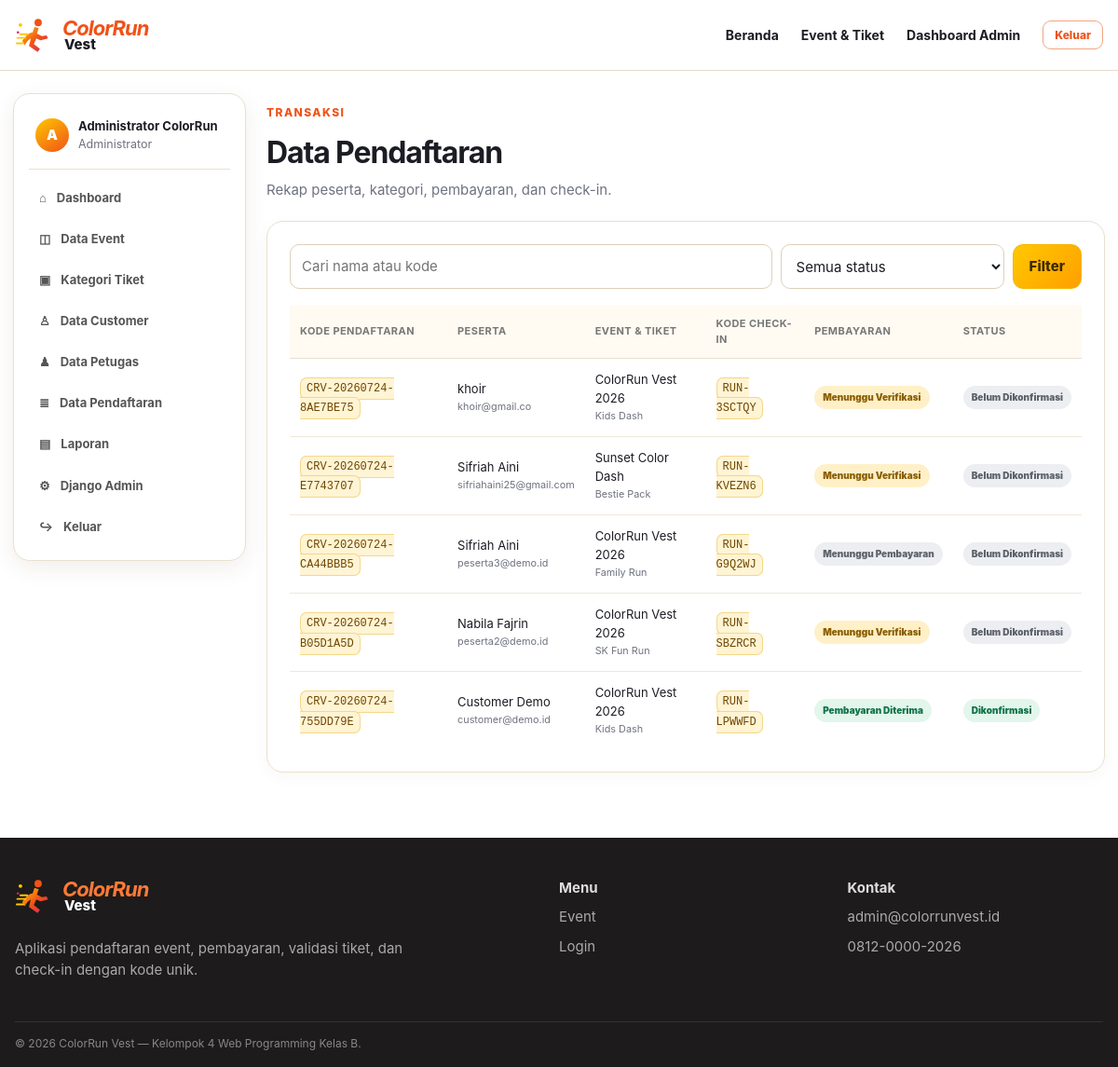
Screenshot of /administrator/pendaftaran/ (signed in) with the database file from the repository.
### customer/models.py (models this page shows, shortened)
class Pendaftaran(models.Model):
    class UkuranKaos(models.TextChoices):
        S = "S", "S"
        M = "M", "M"
        L = "L", "L"
        XL = "XL", "XL"
        XXL = "XXL", "XXL"
    class JenisKelamin(models.TextChoices):
        LAKI_LAKI = "L", "Laki-laki"
        PEREMPUAN = "P", "Perempuan"
    class StatusPendaftaran(models.TextChoices):
        BELUM_DIKONFIRMASI = "belum_dikonfirmasi", "Belum Dikonfirmasi"
        DIKONFIRMASI = "dikonfirmasi", "Dikonfirmasi"
        CHECK_IN = "check_in", "Sudah Check-in"
        SELESAI = "selesai", "Selesai"
        DIBATALKAN = "dibatalkan", "Dibatalkan"
    kode_pendaftaran = models.CharField(max_length=30, unique=True, editable=False)
    kode_check_in = models.CharField(max_length=12, unique=True, editable=False)
    customer = models.ForeignKey(Customer, on_delete=models.PROTECT, related_name="pendaftaran")
    event = models.ForeignKey("administrator.Event", on_delete=models.PROTECT, related_name="pendaftaran")
    kategori_tiket = models.ForeignKey(
        "administrator.KategoriTiket", on_delete=models.PROTECT, related_name="pendaftaran"
    )
    nama_lengkap = models.CharField(max_length=150)
    email = models.EmailField()
    nomor_hp = models.CharField(max_length=20)
    tanggal_lahir = models.DateField()
    jenis_kelamin = models.CharField(max_length=1, choices=JenisKelamin.choices)
    ukuran_kaos = models.CharField(max_length=3, choices=UkuranKaos.choices)
    nama_kontak_darurat = models.CharField(max_length=150)
    nomor_kontak_darurat = models.CharField(max_length=20)
    riwayat_penyakit = models.TextField(blank=True, help_text="Opsional. Kosongkan jika tidak ada.")
    harga_tiket = models.DecimalField(max_digits=12, decimal_places=2, validators=[MinValueValidator(0)])
    status_pendaftaran = models.CharField(
        max_length=30, choices=StatusPendaftaran.choices, default=StatusPendaftaran.BELUM_DIKONFIRMASI
    )
    waktu_pendaftaran = models.DateTimeField(auto_now_add=True)
    diperbarui_pada = models.DateTimeField(auto_now=True)
    catatan = models.TextField(blank=True)
    class Meta:
        verbose_name = "Pendaftaran"
        verbose_name_plural = "Pendaftaran"
        ordering = ["-waktu_pendaftaran"]
        indexes = [
            models.Index(fields=["kode_pendaftaran"]),
            models.Index(fields=["kode_check_in"]),
            models.Index(fields=["status_pendaftaran"]),
            models.Index(fields=["event"]),
        ]
        constraints = [
            models.UniqueConstraint(fields=["customer", "event"], name="satu_customer_satu_event")
        ]

class Pembayaran(models.Model):
    class MetodePembayaran(models.TextChoices):
        TRANSFER_BANK = "transfer_bank", "Transfer Bank"
        QRIS = "qris", "QRIS"
        TUNAI = "tunai", "Tunai"
    class StatusPembayaran(models.TextChoices):
        MENUNGGU_PEMBAYARAN = "menunggu_pembayaran", "Menunggu Pembayaran"
        MENUNGGU_VERIFIKASI = "menunggu_verifikasi", "Menunggu Verifikasi"
        DITOLAK = "ditolak", "Pembayaran Ditolak"
        DITERIMA = "diterima", "Pembayaran Diterima"
    pendaftaran = models.OneToOneField(Pendaftaran, on_delete=models.CASCADE, related_name="pembayaran")
    kode_pembayaran = models.CharField(max_length=30, unique=True, editable=False)
    metode_pembayaran = models.CharField(
        max_length=30, choices=MetodePembayaran.choices, default=MetodePembayaran.TRANSFER_BANK
    )
    jumlah_pembayaran = models.DecimalField(max_digits=12, decimal_places=2, validators=[MinValueValidator(0)])
    bukti_pembayaran = models.ImageField(
        upload_to="pembayaran/%Y/%m/", blank=True, null=True,
        validators=[FileExtensionValidator(allowed_extensions=["jpg", "jpeg", "png", "webp"])],
    )
    nama_pengirim = models.CharField(max_length=150, blank=True)
    bank_pengirim = models.CharField(max_length=100, blank=True)
    status_pembayaran = models.CharField(
        max_length=30, choices=StatusPembayaran.choices,
        default=StatusPembayaran.MENUNGGU_PEMBAYARAN,
    )
    tanggal_upload = models.DateTimeField(blank=True, null=True)
    diverifikasi_oleh = models.ForeignKey(
        "petugas.Petugas", on_delete=models.SET_NULL, null=True, blank=True,
        related_name="pembayaran_diverifikasi",
    )
    tanggal_verifikasi = models.DateTimeField(blank=True, null=True)
    alasan_penolakan = models.TextField(blank=True)
    catatan_petugas = models.TextField(blank=True)
    dibuat_pada = models.DateTimeField(auto_now_add=True)
    diperbarui_pada = models.DateTimeField(auto_now=True)
    class Meta:
        verbose_name = "Pembayaran"
        verbose_name_plural = "Pembayaran"
        ordering = ["-dibuat_pada"]
        indexes = [models.Index(fields=["status_pembayaran"]), models.Index(fields=["kode_pembayaran"])]

### administrator/models.py (models this page shows, shortened)
class Event(models.Model):
    class StatusEvent(models.TextChoices):
        DRAFT = "draft", "Draft"
        DIPUBLIKASIKAN = "dipublikasikan", "Dipublikasikan"
        BERLANGSUNG = "berlangsung", "Berlangsung"
        SELESAI = "selesai", "Selesai"
        DIBATALKAN = "dibatalkan", "Dibatalkan"
    nama_event = models.CharField(max_length=200)
    slug = models.SlugField(max_length=220, unique=True)
    poster_event = models.ImageField(
        upload_to="event/poster/", blank=True, null=True,
        validators=[FileExtensionValidator(allowed_extensions=["jpg", "jpeg", "png", "webp"])],
    )
    banner_event = models.ImageField(
        upload_to="event/banner/", blank=True, null=True,
        validators=[FileExtensionValidator(allowed_extensions=["jpg", "jpeg", "png", "webp"])],
    )
    deskripsi = models.TextField()
    tanggal_mulai = models.DateField()
    tanggal_selesai = models.DateField(blank=True, null=True)
    jam_mulai = models.TimeField()
    jam_selesai = models.TimeField(blank=True, null=True)
    lokasi = models.CharField(max_length=255)
    google_maps = models.URLField(blank=True)
    dress_code = models.CharField(max_length=200, blank=True)
    rute_color_run = models.TextField(blank=True)
    fasilitas = models.TextField(blank=True, help_text="Tuliskan satu fasilitas pada setiap baris.")
    hadiah_doorprize = models.TextField(blank=True)
    contact_person = models.CharField(max_length=100)
    nomor_contact_person = models.CharField(max_length=20)
    faq = models.TextField(blank=True, help_text="Tuliskan pertanyaan dan jawaban yang sering diajukan.")
    status = models.CharField(max_length=20, choices=StatusEvent.choices, default=StatusEvent.DRAFT)
    dibuat_oleh = models.ForeignKey(
        settings.AUTH_USER_MODEL, on_delete=models.SET_NULL, null=True, blank=True,
        related_name="event_dibuat",
    )
    dibuat_pada = models.DateTimeField(auto_now_add=True)
    diperbarui_pada = models.DateTimeField(auto_now=True)
    class Meta:
        verbose_name = "Event"
        verbose_name_plural = "Event"
        ordering = ["-tanggal_mulai", "-jam_mulai"]

class KategoriTiket(models.Model):
    event = models.ForeignKey(Event, on_delete=models.CASCADE, related_name="kategori_tiket")
    nama_kategori = models.CharField(max_length=100)
    deskripsi = models.TextField(blank=True)
    harga = models.DecimalField(max_digits=12, decimal_places=2, validators=[MinValueValidator(0)])
    kuota = models.PositiveIntegerField(validators=[MinValueValidator(1)])
    tanggal_penjualan_mulai = models.DateTimeField(default=timezone.now)
    tanggal_penjualan_selesai = models.DateTimeField(blank=True, null=True)
    aktif = models.BooleanField(default=True)
    dibuat_pada = models.DateTimeField(auto_now_add=True)
    diperbarui_pada = models.DateTimeField(auto_now=True)
    class Meta:
        verbose_name = "Kategori Tiket"
        verbose_name_plural = "Kategori Tiket"
        ordering = ["event", "harga"]
        constraints = [
            models.UniqueConstraint(fields=["event", "nama_kategori"], name="kategori_tiket_unik_per_event")
        ]

class PengaturanSistem(models.Model):
    nama_aplikasi = models.CharField(max_length=150, default="ColorRun Vest")
    nama_penyelenggara = models.CharField(max_length=150, blank=True)
    logo_event = models.ImageField(upload_to="pengaturan/logo/", blank=True, null=True)
    banner = models.ImageField(upload_to="pengaturan/banner/", blank=True, null=True)
    nama_bank = models.CharField(max_length=100, blank=True)
    nomor_rekening = models.CharField(max_length=50, blank=True)
    atas_nama_rekening = models.CharField(max_length=150, blank=True)
    qris = models.ImageField(upload_to="pengaturan/qris/", blank=True, null=True)
    email_admin = models.EmailField(blank=True)
    nomor_whatsapp = models.CharField(max_length=20, blank=True)
    instagram = models.URLField(blank=True)
    tiktok = models.URLField(blank=True)
    facebook = models.URLField(blank=True)
    alamat = models.TextField(blank=True)
    diperbarui_oleh = models.ForeignKey(
        settings.AUTH_USER_MODEL, on_delete=models.SET_NULL, null=True, blank=True,
        related_name="pengaturan_diperbarui",
    )
    diperbarui_pada = models.DateTimeField(auto_now=True)
    class Meta:
        verbose_name = "Pengaturan Sistem"
        verbose_name_plural = "Pengaturan Sistem"

### administrator/views.py (the view)
# urls.py: path("pendaftaran/", views.pendaftaran_list, name="administrator_pendaftaran_list"),
@role_required("administrator")
def pendaftaran_list(request):
    query = request.GET.get("q", "").strip()
    status = request.GET.get("status", "semua")
    registrations = Pendaftaran.objects.select_related("customer", "event", "kategori_tiket", "pembayaran")
    if query:
        registrations = registrations.filter(Q(nama_lengkap__icontains=query) | Q(kode_pendaftaran__icontains=query) | Q(kode_check_in__icontains=query))
    if status != "semua":
        registrations = registrations.filter(status_pendaftaran=status)
    return render(request, "administrator/pendaftaran_list.html", {
        "registrations": registrations, "query": query, "status": status,
        "status_choices": Pendaftaran.StatusPendaftaran.choices,
    })

### templates/administrator/pendaftaran_list.html
{% extends 'base.html' %}{% load colorrun_tags %}{% block title %}Data Pendaftaran{% endblock %}{% block content %}<div class="dashboard-shell container-wide">{% include 'partials/sidebar_admin.html' %}<section class="dashboard-content"><div class="dashboard-heading"><div><span class="eyebrow">Transaksi</span><h1>Data Pendaftaran</h1><p>Rekap peserta, kategori, pembayaran, dan check-in.</p></div></div><div class="panel"><form class="filter-bar" method="get"><input class="form-control" name="q" value="{{ query }}" placeholder="Cari nama atau kode"><select class="form-control" name="status"><option value="semua">Semua status</option>{% for value,label in status_choices %}<option value="{{ value }}" {% if status == value %}selected{% endif %}>{{ label }}</option>{% endfor %}</select><button class="btn btn-primary">Filter</button></form><div class="table-wrap"><table><thead><tr><th>Kode Pendaftaran</th><th>Peserta</th><th>Event & Tiket</th><th>Kode Check-in</th><th>Pembayaran</th><th>Status</th></tr></thead><tbody>{% for item in registrations %}<tr><td><code>{{ item.kode_pendaftaran }}</code></td><td>{{ item.nama_lengkap }}<small>{{ item.email }}</small></td><td>{{ item.event.nama_event }}<small>{{ item.kategori_tiket.nama_kategori }}</small></td><td><code class="code-highlight">{{ item.kode_check_in }}</code></td><td><span class="badge badge-{{ item.pembayaran.status_pembayaran|status_class }}">{{ item.pembayaran.get_status_pembayaran_display }}</span></td><td><span class="badge badge-{{ item.status_pendaftaran|status_class }}">{{ item.get_status_pendaftaran_display }}</span></td></tr>{% empty %}<tr><td colspan="6"><div class="empty-state small">Data tidak ditemukan.</div></td></tr>{% endfor %}</tbody></table></div></div></section></div>{% endblock %}

### templates/base.html (shortened to what this page needs)
{% load static colorrun_tags %}
<!DOCTYPE html>
<html lang="id">
<head>
    <link rel="stylesheet" href="{% static 'css/app.css' %}">
</head>
<body class="{% block body_class %}{% endblock %}">
<header class="topbar">
    <div class="container topbar-inner">
        <a class="brand" href="{% url 'home' %}" aria-label="ColorRun Vest">
            <img src="{% static 'img/logo-mark.svg' %}" alt="" width="42" height="42">
            <span><strong>ColorRun</strong><small>Vest</small></span>
        </a>
        <nav class="topnav" data-nav>
            <a href="{% url 'home' %}">Beranda</a>
            <a href="{% url 'event_list' %}">Event & Tiket</a>
            {% if current_role == 'customer' %}
                <a href="{% url 'customer_dashboard' %}">Dashboard</a>
                <a href="{% url 'profile' %}">Profil</a>
                <a class="btn btn-sm btn-outline" href="{% url 'logout' %}">Keluar</a>
            {% elif current_role == 'petugas' %}
                <a href="{% url 'petugas_dashboard' %}">Dashboard Petugas</a>
                <a class="btn btn-sm btn-outline" href="{% url 'logout' %}">Keluar</a>
            {% elif current_role == 'administrator' %}
                <a href="{% url 'administrator_dashboard' %}">Dashboard Admin</a>
                <a class="btn btn-sm btn-outline" href="{% url 'logout' %}">Keluar</a>
            {% else %}
                <a href="{% url 'login' %}">Masuk</a>
                <a class="btn btn-sm btn-primary" href="{% url 'register' %}">Daftar</a>
            {% endif %}
        </nav>
    </div>
</header>
<main>{% block content %}{% endblock %}</main>
<footer class="footer">
    <div class="container footer-grid">
        <div>
            <div class="brand footer-brand"><img src="{% static 'img/logo-mark.svg' %}" alt=""><span><strong>ColorRun</strong><small>Vest</small></span></div>
            <p>Aplikasi pendaftaran event, pembayaran, validasi tiket, dan check-in dengan kode unik.</p>
        </div>
        <div><strong>Menu</strong><a href="{% url 'event_list' %}">Event</a><a href="{% url 'login' %}">Login</a></div>
        <div><strong>Kontak</strong><span>{{ pengaturan_sistem.email_admin|default:'admin@colorrunvest.id' }}</span><span>{{ pengaturan_sistem.nomor_whatsapp|default:'0812-0000-2026' }}</span></div>
    </div>
    <div class="container footer-bottom">© 2026 ColorRun Vest — Kelompok 4 Web Programming Kelas B.</div>
</footer>
</body>
</html>

### templates/partials/sidebar_admin.html
<aside class="sidebar">
    <div class="sidebar-user"><span class="avatar">A</span><div><strong>{{ request.user.first_name|default:request.user.username }}</strong><small>Administrator</small></div></div>
    <nav>
        <a href="{% url 'administrator_dashboard' %}">⌂ <span>Dashboard</span></a>
        <a href="{% url 'administrator_event_list' %}">◫ <span>Data Event</span></a>
        <a href="{% url 'administrator_kategori_list' %}">▣ <span>Kategori Tiket</span></a>
        <a href="{% url 'administrator_customer_list' %}">♙ <span>Data Customer</span></a>
        <a href="{% url 'administrator_petugas_list' %}">♟ <span>Data Petugas</span></a>
        <a href="{% url 'administrator_pendaftaran_list' %}">≣ <span>Data Pendaftaran</span></a>
        <a href="{% url 'administrator_laporan' %}">▤ <span>Laporan</span></a>
        <a href="/admin/">⚙ <span>Django Admin</span></a>
        <a href="{% url 'logout' %}">↪ <span>Keluar</span></a>
    </nav>
</aside>

### rows the page displays
Pendaftaran: kode_pendaftaran "CRV-20260724-8AE7BE75", nama_lengkap "khoir", email "khoir@gmail.co", event.nama_event "ColorRun Vest 2026", kategori_tiket.nama_kategori "Kids Dash", kode_check_in "RUN-3SCTQY", pembayaran.status_pembayaran "Menunggu Verifikasi", status_pendaftaran "Belum Dikonfirmasi"
Pendaftaran: kode_pendaftaran "CRV-20260724-E7743707", nama_lengkap "Sifriah Aini", email "sifriahaini25@gmail.com", event.nama_event "Sunset Color Dash", kategori_tiket.nama_kategori "Bestie Pack", kode_check_in "RUN-KVEZN6", pembayaran.status_pembayaran "Menunggu Verifikasi", status_pendaftaran "Belum Dikonfirmasi"
Pendaftaran: kode_pendaftaran "CRV-20260724-CA44BBB5", nama_lengkap "Sifriah Aini", email "peserta3@demo.id", event.nama_event "ColorRun Vest 2026", kategori_tiket.nama_kategori "Family Run", kode_check_in "RUN-G9Q2WJ", pembayaran.status_pembayaran "Menunggu Pembayaran", status_pendaftaran "Belum Dikonfirmasi"
Pendaftaran: kode_pendaftaran "CRV-20260724-B05D1A5D", nama_lengkap "Nabila Fajrin", email "peserta2@demo.id", event.nama_event "ColorRun Vest 2026", kategori_tiket.nama_kategori "SK Fun Run", kode_check_in "RUN-SBZRCR", pembayaran.status_pembayaran "Menunggu Verifikasi", status_pendaftaran "Belum Dikonfirmasi"
Pendaftaran: kode_pendaftaran "CRV-20260724-755DD79E", nama_lengkap "Customer Demo", email "customer@demo.id", event.nama_event "ColorRun Vest 2026", kategori_tiket.nama_kategori "Kids Dash", kode_check_in "RUN-LPWWFD", pembayaran.status_pembayaran "Pembayaran Diterima", status_pendaftaran "Dikonfirmasi"
PengaturanSistem: email_admin "admin@colorrunvest.id", nomor_whatsapp "0812-0000-2026"

### other values shown
{{ request.user.first_name|default:request.user.username }} "Administrator ColorRun"
